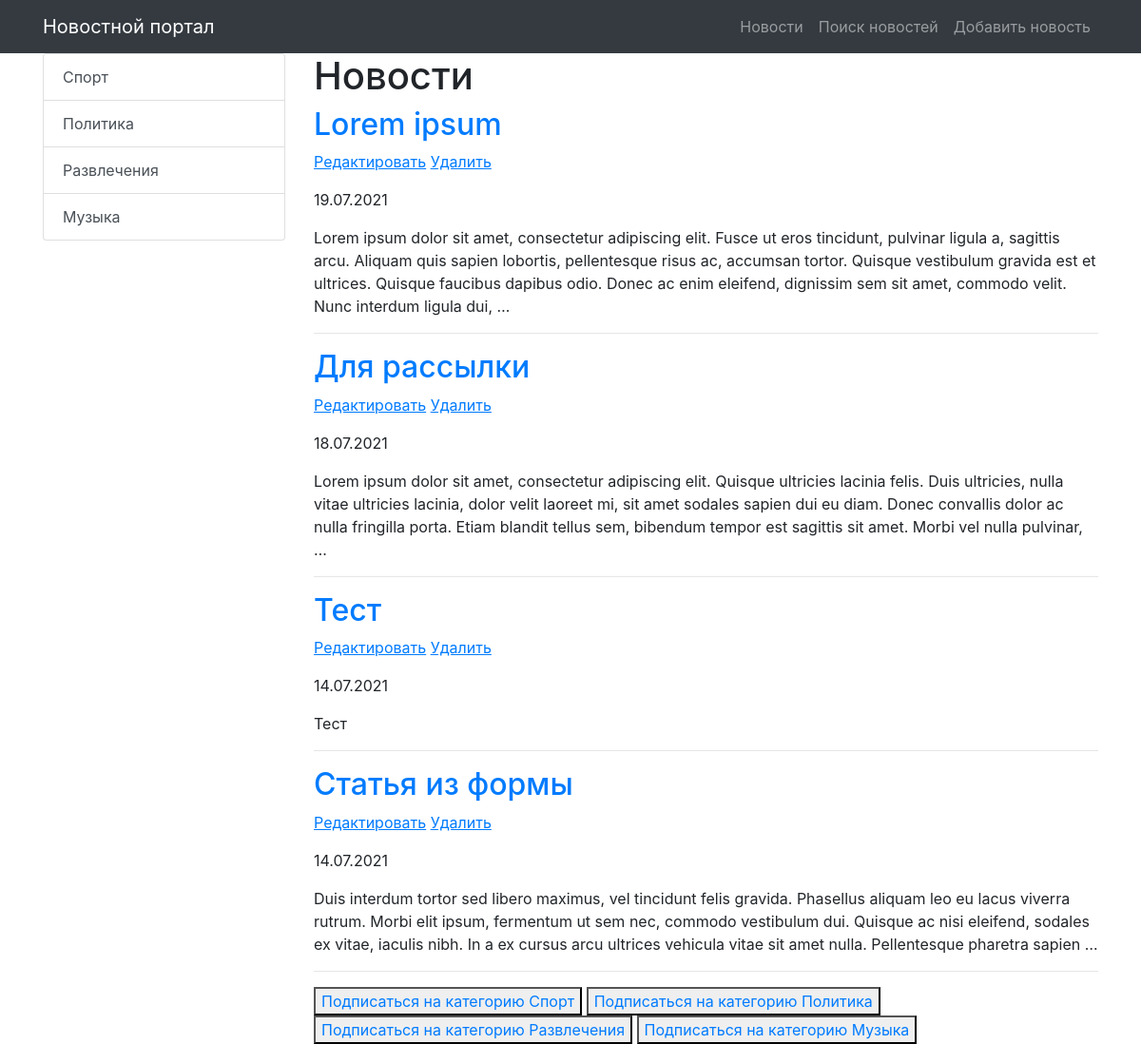
/news/category/19 (signed in), run on an earlier commit of the app's database.
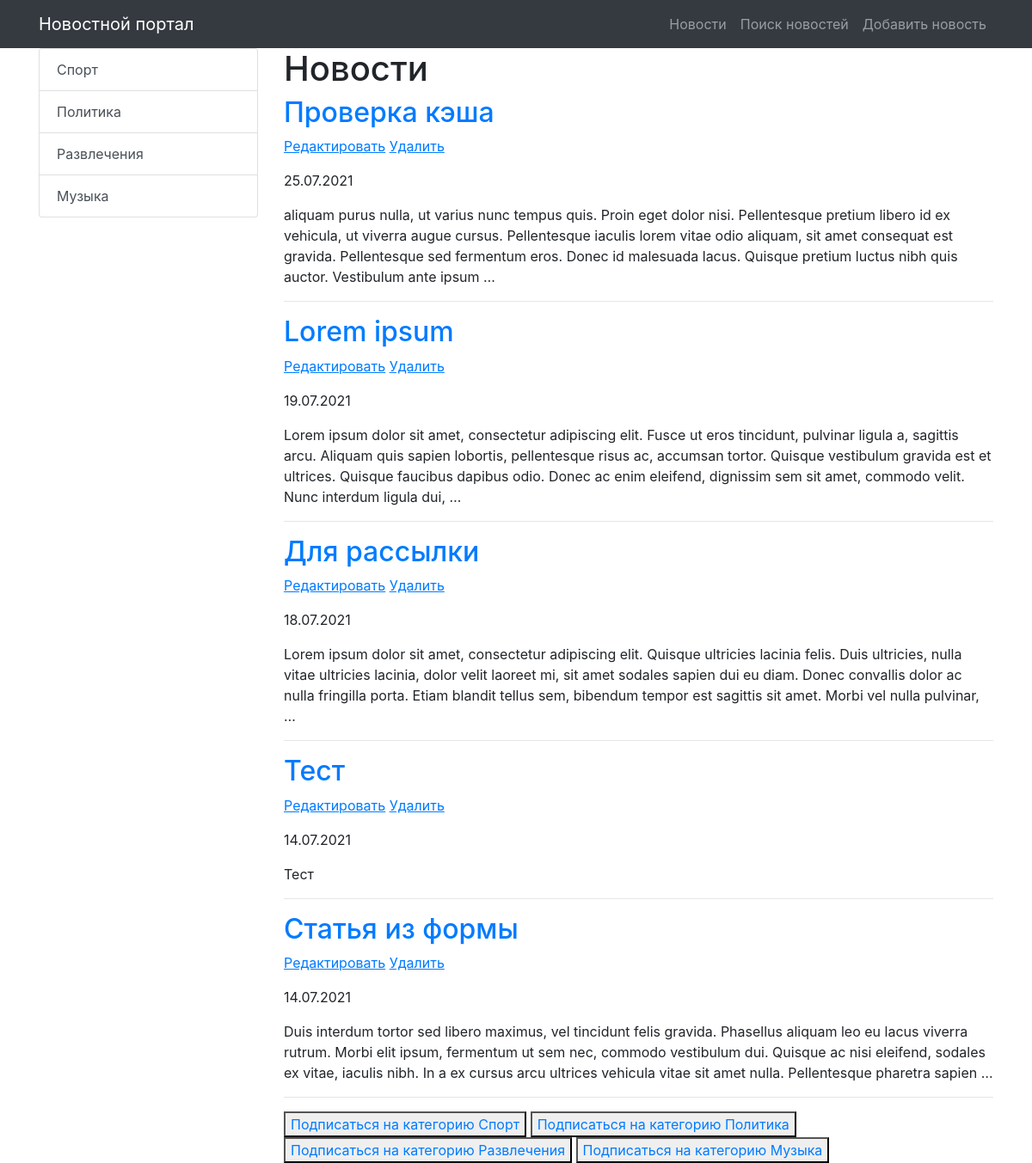
And on a later commit of the database.
### news/models.py (models this page shows, shortened)
class Category(models.Model):
    title = models.CharField(max_length=255, unique=True)
    subscribers = models.ManyToManyField(User)
    def __str__(self):
        return f"{self.title}"
    def get_absolute_url(self):
        return reverse('news_category', kwargs={'category_id': self.pk})

class Post(models.Model):
    TYPE = [
        ('Article', 'Статья'),
        ('News', 'Новость'),
    ]
    author = models.ForeignKey(Author, on_delete=models.CASCADE, verbose_name='Автор')
    category = models.ManyToManyField(Category, through='PostCategory')
    type = models.CharField(max_length=20, choices=TYPE, verbose_name='Тип', default='Article')
    creation_datetime = models.DateTimeField(auto_now_add=True, verbose_name='Дата публикации')
    title = models.CharField(max_length=255, verbose_name='Название')
    text = models.TextField(verbose_name='Содержание')
    rating = models.IntegerField(default=0)
    class Meta:
        verbose_name = 'Пост'
        verbose_name_plural = 'Посты'
        ordering = ['-creation_datetime', 'title']

### news/views.py (the view)
# urls.py: path('category/<int:category_id>', cache_page(300)(NewsOfCategory.as_view()), name='news_category'),
class NewsOfCategory(NewsList):
    template_name = 'news/news_category.html'
    def get_queryset(self):
        return Post.objects.filter(category=self.kwargs['category_id'])
    def get_context_data(self, **kwargs):
        context = super().get_context_data(**kwargs)
        context['category'] = None
        return context

### news/templatetags/custom_filters.py (called while the page is built)
@register.filter(name='censor')
def censor(text, swearing):
    if swearing in text:
        return text.replace(swearing, '***')
    return text

### news/views.py (called while the page is built)
    def get_context_data(self, **kwargs):
        context = super().get_context_data(**kwargs)
        context['posts_amount'] = len(Post.objects.all())
        context['categories'] = Category.objects.all()
        return context

### templates/news/news_category.html (shortened to what this page needs)
{% extends 'default.html' %}
{% load custom_filters %}
{% block content %}
    <h1>Новости</h1>
    {% if news %}
        {% for news_one in news %}
            <h2>
                <a href="{% url 'news_one' news_one.pk %}">{{ news_one.title | censor:'очень_плохое_слово'}}</a>
            </h2>
            <p>
                <a href="{% url 'news_update' news_one.pk %}"><u>Редактировать</u></a>
                <a href="{% url 'news_delete' news_one.pk %}"><u> Удалить </u></a>
            </p>
            <p>{{ news_one.creation_datetime | date:'d.m.Y'}}</p>
            <p>{{ news_one.text | censor:'очень_плохое_слово' | truncatewords_html:50}}</p>
            <hr>
        {% endfor %}
    {% else %}
        <h2>Нет никаких новостей :(</h2>
    {% endif %}
    {% for item in categories %}
        <button> <a href="{% url 'subscribe' item.pk  %}">  Подписаться на категорию {{ item }}</a> </button>
    {% endfor %}
{% endblock content %}

### templates/default.html (shortened to what this page needs)
{% load static %}
<!DOCTYPE html>
<html lang="en">
<head>
    <link href="{% static 'vendor/bootstrap/css/bootstrap.min.css' %}" rel="stylesheet">
</head>
<body>
<nav class="navbar navbar-expand-lg navbar-dark bg-dark static-top">
    <div class="container">
        <a class="navbar-brand" href="/news/">Новостной портал</a>
        <div class="collapse navbar-collapse" id="navbarResponsive">
            <ul class="navbar-nav ml-auto">
                <li class="nav-item">
                    <a class="nav-link" href="/news/">Новости</a>
                </li>
                <li class="nav-item">
                    <a class="nav-link" href="{% url 'news_search' %}">Поиск новостей</a>
                </li>
                <li class="nav-item">
                    <a class="nav-link" href="{% url 'news_add' %}">Добавить новость</a>
                </li>
            </ul>
        </div>
    </div>
</nav>
<div class="container">
    <div class="row">
        <div class="col-md-3">
            <div class="list-group">
                {% for item in categories %}
                <a href="{{ item.get_absolute_url }}" class="list-group-item list-group-item-action">
                    {{ item.title }}
                </a>
                {% endfor %}
            </div>
        </div>
        <div class="col-md-9">
            {% block content %}
            {% endblock content %}
        </div>
    </div>
</div>
</body>
</html>

What changed in the data, as far as the page shows it:
added Post: title|censor "Проверка кэша", creation_datetime "25.07.2021", text|censor "aliquam purus nulla, ut varius nunc tempus quis. Proin eget dolor nisi. Pellentesque pretium libero id ex vehicula, ut viverra augue cursus. Pellentesque iaculis lorem vitae odio aliquam, sit amet consequat est gravida. Pellentesque sed fermentum eros. Donec id malesuada lacus. Quisque pretium luctus nibh quis auctor. Vestibulum ante ipsum …"
